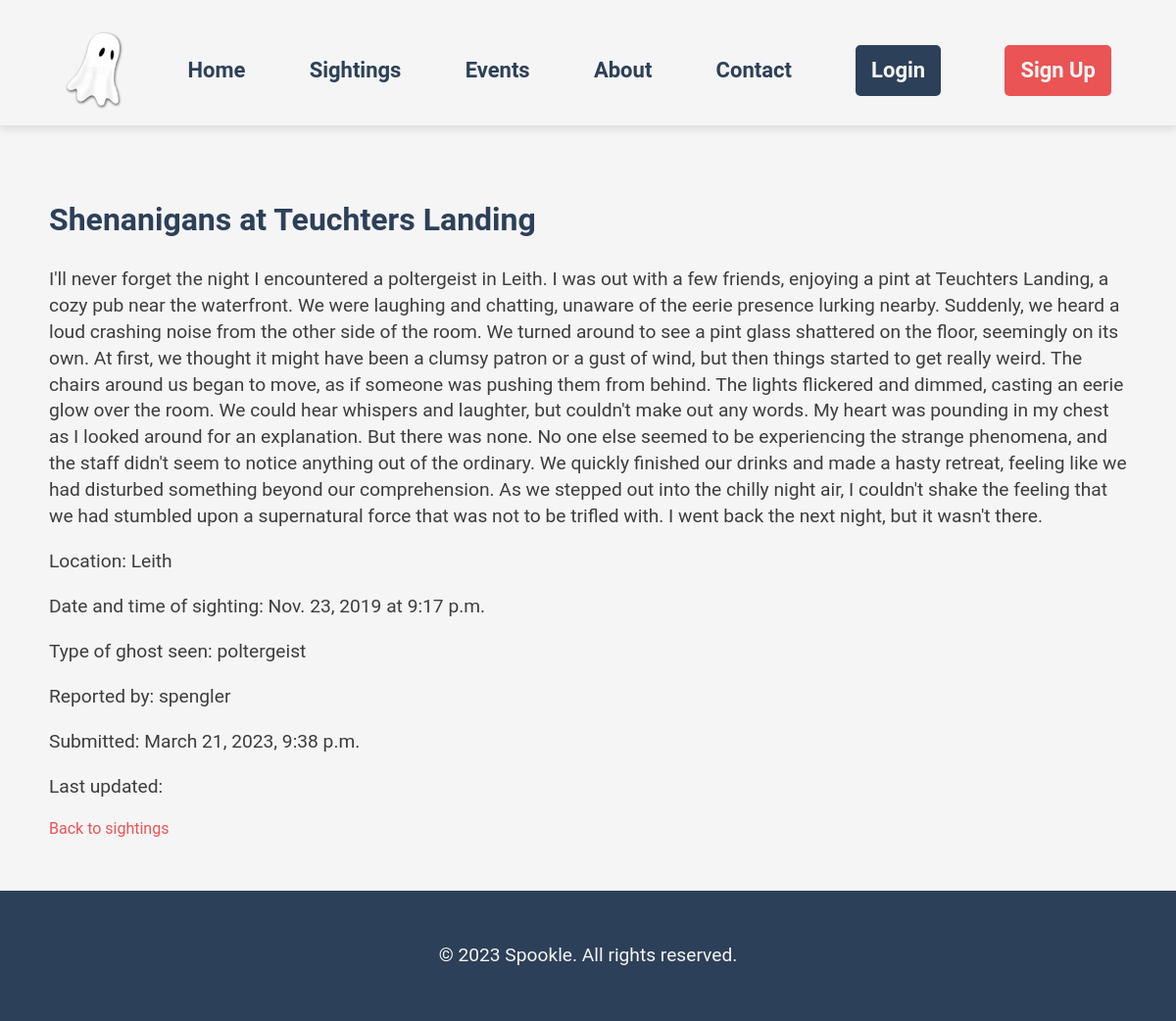
Page /sightings/sighting/2/ on the committed database.
### sightings/models.py (models this page shows, shortened)
class Sighting(models.Model):
    title = models.CharField(max_length=200)
    description = models.TextField()
    location = models.CharField(max_length=200)
    date = models.DateField()
    time = models.TimeField()
    ghost_type = models.CharField(max_length=50)
    author = models.ForeignKey(User, on_delete=models.CASCADE)
    created_at = models.DateTimeField(auto_now_add=True)

### sightings/views.py (the view)
# urls.py: path('sighting/<int:sighting_id>/', sighting_detail, name='sighting_detail'),
def sighting_detail(request, sighting_id):
    sighting = get_object_or_404(Sighting, pk=sighting_id)
    return render(request, 'sightings/sighting_detail.html', {'sighting': sighting})

### templates/sightings/sighting_detail.html
{% extends 'base.html' %}
{% block content %}
<h1>{{ sighting.title }}</h1>
<p class="card-text sighting-description">{{ sighting.description }}</p>
<p class="card-text">Location: {{ sighting.location }}</p>
<p class="card-text">Date and time of sighting: {{ sighting.date }} at {{ sighting.time }}</p>
<p class="card-text">Type of ghost seen: {{ sighting.ghost_type }}</p>
<p class="card-text">Reported by: {{ sighting.author }}</p>
<p class="card-text">Submitted: {{ sighting.created_at|date:'F j, Y, P' }}</p>
<p class="card-text">Last updated: {{ sighting.updated_at|date:'F j, Y, P' }}</p>
<a href="{% url 'sightings' %}">Back to sightings</a>
{% endblock %}

### static/css/style.css (style rules this page uses)
:root { --background-color: #f5f5f5; --foreground-color: #3d3d3d; --primary-color: #2d4059; --secondary-color: #ea5455; --tertiary-color: #e8e8e8; }
body { font-family: 'Roboto', sans-serif; line-height: 1.6; color: var(--foreground-color); background-color: var(--background-color); margin: 0; padding: 0; }
h1, h2, h3, h4, h5, h6 { color: var(--primary-color); }
a { color: var(--secondary-color); text-decoration: none; }
.card-text { font-size: 1.2rem; line-height: 1.4; margin-bottom: 1rem; }

### rows in the picture
Sighting: title "Shenanigans at Teuchters Landing", description "I'll never forget the night I encountered a poltergeist in Leith. I was out with a few friends, enjoying a pint at Teuchters Landing, a cozy pub near the waterfront. We were laughing and chatting, unaware of the eerie presence lurking nearby. Suddenly, we heard a loud crashing noise from the other side of the room. We turned around to see a pint glass shattered on the floor, seemingly on its own. At first, we thought it might have been a clumsy patron or a gust of wind, but then things started to get really weird. The chairs around us began to move, as if someone was pushing them from behind. The lights flickered and dimmed, casting an eerie glow over the room. We could hear whispers and…", location "Leith", date "Nov. 23, 2019", time "9:17 p.m.", ghost_type "poltergeist", author "spengler", created_at "March 21, 2023, 9:38 p.m."
